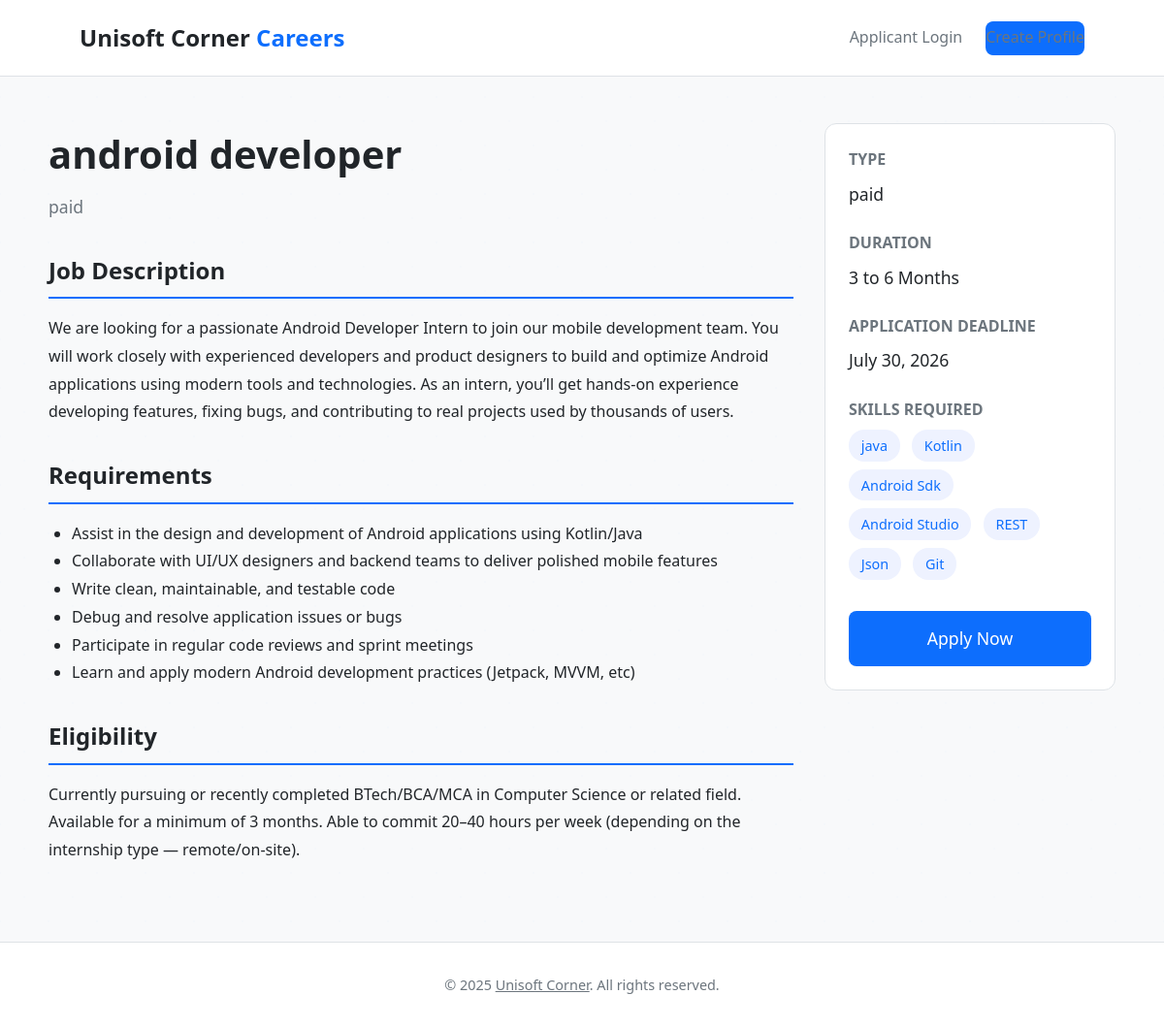
The app's page /internships/1/ with its own data.
### internships/models.py (models this page shows, shortened)
class Internship(models.Model):
    TYPE_CHOICES = (
        ('paid', 'Paid'),
        ('unpaid', 'Unpaid'),
    )
    title = models.CharField(max_length=200)
    description = models.TextField()
    type = models.CharField(max_length=10, choices=TYPE_CHOICES)
    skills_required = models.ManyToManyField(Skill, blank=True)
    requirements = models.TextField()
    eligibility = models.TextField()
    duration = models.CharField(max_length=50)
    location = models.CharField(max_length=100)
    application_deadline = models.DateField()
    max_positions = models.PositiveIntegerField(default=1)
    current_accepted = models.PositiveIntegerField(default=0)
    is_active = models.BooleanField(default=True)
    created_at = models.DateTimeField(auto_now_add=True)

class Skill(models.Model):
    name = models.CharField(max_length=50, unique=True)
    slug = models.SlugField(unique=True)
    def __str__(self):
        return self.name

### internships/views.py (the view)
# urls.py: path("<int:int_id>/",views.internship_detail_view,name="internship_detail")
def internship_detail_view(request,int_id):
    internship = get_object_or_404(Internship,id = int_id )
    sentences = [s.strip() for s in internship.requirements.split('.') if s.strip()]
    eligibilties = [s.strip() for s in internship.eligibility.split('.') if s.strip()]
    context = {
        'internship' : internship,
        'sentences' : sentences,
        'eligibilties':eligibilties,
    }
    return render(request,"internships/internship_detail.html",context)

### templates/internships/internship_detail.html (shortened to what this page needs)
{% extends 'core/base.html' %}
{% block content %}
<div class="container detail-container">
    <div class="main-content">
        <div class="internship-header">
            <h1 class="internship-title">{{internship.title}}</h1>
            <p class="internship-location">{{internship.type}}</p>
        </div>
        <div class="detail-section">
            <h2>Job Description</h2>
            <p>{{internship.description}}</p>
        </div>
        <div class="detail-section">
            <h2>Requirements</h2>
            <ul>
                {%for sentence in sentences %}
                <li>{{sentence}}</li>
                {%endfor%}
            </ul>
        </div>
        <div class="detail-section">
            <h2>Eligibility</h2>
            <p>{{internship.eligibility}}</p>
        </div>
    </div>
    <aside class="sidebar">
        <div class="sidebar-item">
            <h3>Type</h3>
            <p>{{internship.type}}</p>
        </div>
        <div class="sidebar-item">
            <h3>Duration</h3>
            <p>{{internship.duration}}</p>
        </div>
        <div class="sidebar-item">
            <h3>Application Deadline</h3>
            <p>{{internship.application_deadline}}</p>
        </div>
        <div class="sidebar-item">
            <h3>Skills Required</h3>
            <div class="skills-container">
                {% for skill in internship.skills_required.all %}
                <span class="skill-tag">{{skill}}</span>
            {%endfor%}
            </div>
        </div>
        <a href="{% url 'applications:apply' internship.id %}" class="apply-btn">Apply Now</a>
    </aside>
</div>
{% endblock %}

### templates/core/base.html (style rules this page uses)
:root { --primary-color: #0d6efd; --primary-hover: #0b5ed7; --secondary-color: #212529; --muted-color: #6c757d; --bg-color: #f8f9fa; --white-color: #ffffff; --border-color: #dee2e6; --font-family: system-ui, -apple-system, "Segoe UI", Roboto, "Helvetica Neue", Arial, sans-serif; }
* { margin: 0; padding: 0; box-sizing: border-box; }
body { font-family: var(--font-family); background-color: var(--bg-color); color: var(--secondary-color); line-height: 1.6; display: flex; flex-direction: column; min-height: 100vh; position: relative; overflow-x: hidden; }
.container { max-width: 1100px; margin: 0 auto; padding: 0 2rem; }

### templates/internships/internship_detail.html (style rules this page uses)
.detail-container { display: flex; gap: 2rem; padding: 3rem 0; }
.main-content { flex-grow: 1; }
.sidebar { flex: 0 0 300px; background-color: var(--white-color); border: 1px solid var(--border-color); border-radius: 12px; padding: 1.5rem; height: fit-content; }
.internship-header { margin-bottom: 2rem; }
.internship-title { font-size: 2.5rem; font-weight: 700; margin-bottom: 0.5rem; }
.internship-location { font-size: 1.1rem; color: var(--muted-color); font-weight: 500; }
.detail-section { margin-bottom: 2rem; }
.detail-section h2 { font-size: 1.5rem; font-weight: 600; border-bottom: 2px solid var(--primary-color); padding-bottom: 0.5rem; margin-bottom: 1rem; }
.detail-section p, .detail-section ul { line-height: 1.8; color: var(--secondary-color); }
.detail-section ul { padding-left: 1.5rem; }
.sidebar-item { margin-bottom: 1.5rem; }
.sidebar-item h3 { font-size: 1rem; font-weight: 600; color: var(--muted-color); margin-bottom: 0.5rem; text-transform: uppercase; }
.sidebar-item p { font-size: 1.1rem; font-weight: 500; }
.apply-btn { display: block; width: 100%; padding: 0.9rem 1rem; border-radius: 8px; font-size: 1.1rem; font-weight: 500; text-align: center; text-decoration: none; border: none; background-color: var(--primary-color); color: var(--white-color); cursor: pointer; transition: background-color 0.2s; }
.skill-tag { display: inline-block; background-color: #eef2ff; color: var(--primary-color); padding: 0.3rem 0.8rem; border-radius: 16px; font-size: 0.9rem; font-weight: 500; margin-right: 0.5rem; margin-bottom: 0.5rem; }

### records on screen
Internship: title "android developer", type "paid", description "We are looking for a passionate Android Developer Intern to join our mobile development team. You will work closely with experienced developers and product designers to build and optimize Android applications using modern tools and technologies. As an intern, you’ll get hands-on experience developing features, fixing bugs, and contributing to real projects used by thousands of users.", eligibility "Currently pursuing or recently completed BTech/BCA/MCA in Computer Science or related field. Available for a minimum of 3 months. Able to commit 20–40 hours per week (depending on the internship type — remote/on-site).", duration "3 to 6 Months", application_deadline "July 30, 2026"
Skill: name "java"
Skill: name "Kotlin"
Skill: name "Android Sdk"
Skill: name "Android Studio"
Skill: name "REST"
Skill: name "Json"
Skill: name "Git"

### other values on screen
{{ sentence }} "Assist in the design and development of Android applications using Kotlin/Java" "Collaborate with UI/UX designers and backend teams to deliver polished mobile features" "Write clean, maintainable, and testable code" "Debug and resolve application issues or bugs" "Participate in regular code reviews and sprint meetings" "Learn and apply modern Android development practices (Jetpack, MVVM, etc)"
